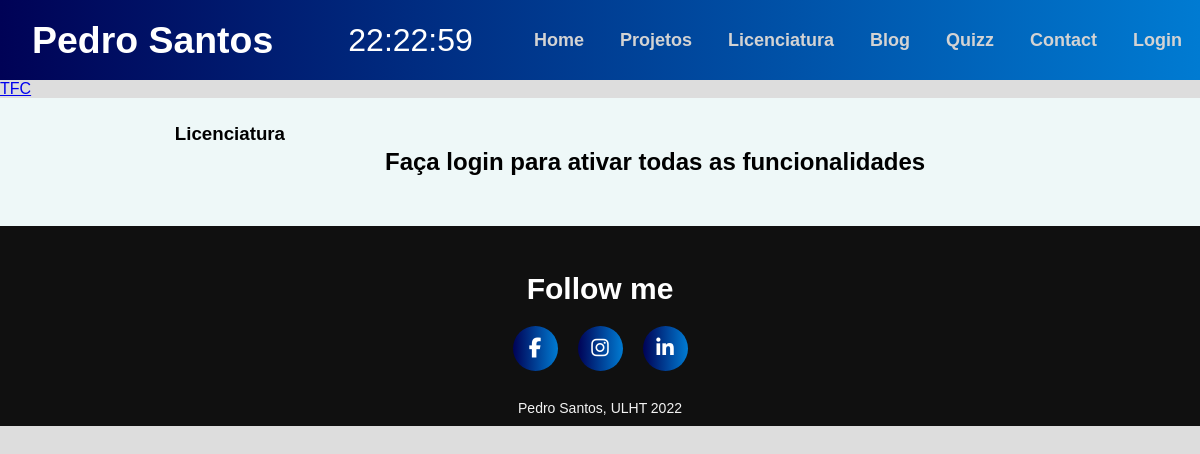
Before: /licenciatura with the older database file.
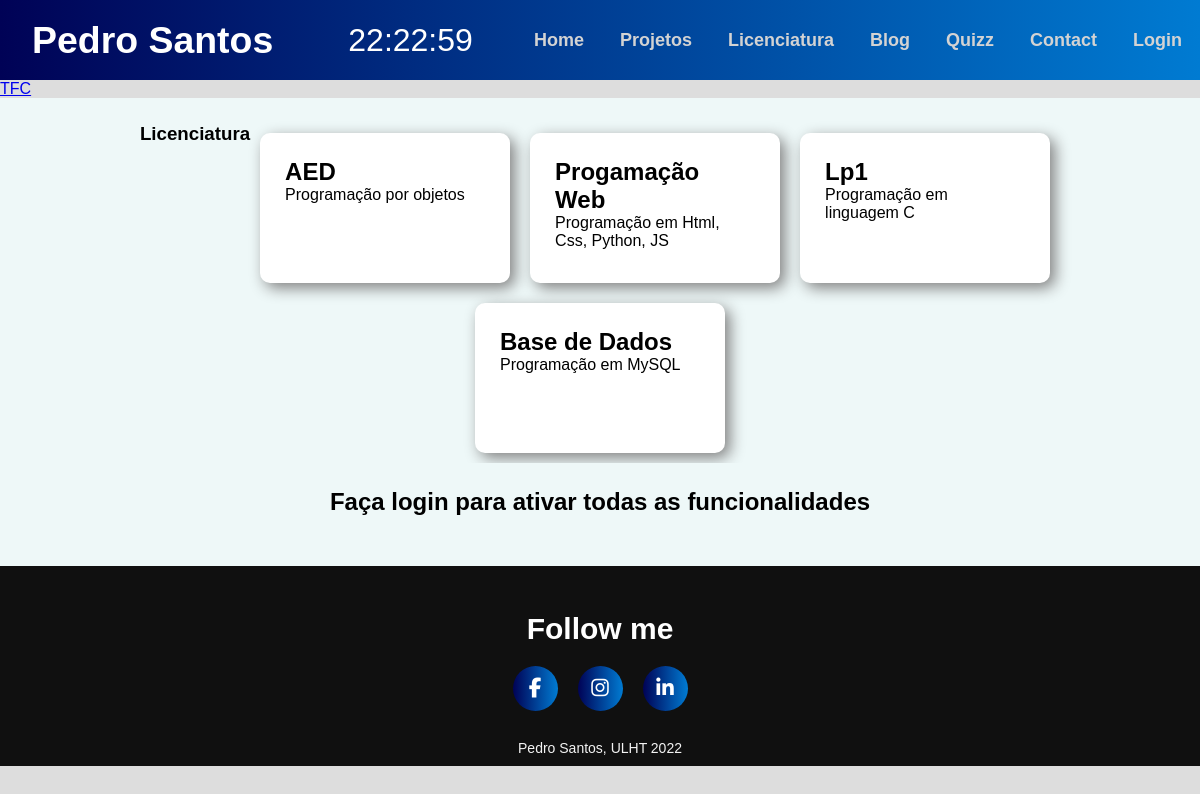
After: the same page with the newer database file.
### portfolio/models.py (models this page shows, shortened)
class Cadeira(models.Model):
    nome = models.CharField(max_length=20)
    ano = models.IntegerField()
    descricao = models.TextField()
    linguagens = models.ManyToManyField(Linguagem)
    docente_teorica = models.ForeignKey(Professor, on_delete=models.CASCADE)
    docentes_praticas = models.ManyToManyField(Professor, related_name='caderias')
    projetos = models.ManyToManyField(Projeto)

### portfolio/views.py (the view)
# urls.py: path('licenciatura', views.licenciatura_view, name='licenciatura'),
def licenciatura_view(request):
    form = CadeiraForm(request.POST or None)
    if form.is_valid():
        form.save()
        return HttpResponseRedirect(reverse('portfolio:licenciatura'))
    context = {'cadeiras': Cadeira.objects.all, 'form': form}
    return render(request, 'portfolio/licenciatura.html', context)

### portfolio/templates/portfolio/licenciatura.html
{% extends 'portfolio/layout.html' %}
{% block main %}
    {% load static %}
    <link rel="stylesheet" href="{% static 'portfolio/css/licenciatura.css' %}">
<a href="TFC">TFC</a>
    <div class="container">
        <h3>Licenciatura</h3>
        {% for cadeira in cadeiras %}
            <div>
                <h2>{{ cadeira.nome }}</h2>
                <p>{{ cadeira.descricao }}</p>
            </div>
        {% endfor %}
        {% if request.user.is_authenticated %}
            <form action="" method="POST">
                {% csrf_token %}
                {{ form.as_p }}
                <input type="submit" value="Gravar" class="botao botao-sucesso">
            </form>
            {% else %}
            <h2 class="container">Faça login para ativar todas as funcionalidades</h2>
        {% endif %}
    </div>
{% endblock %}

Changed rows visible on the page:
added Cadeira: nome "AED", descricao "Programação por objetos"
added Cadeira: nome "Progamação Web", descricao "Programação em Html, Css, Python, JS"
added Cadeira: nome "Lp1", descricao "Programação em linguagem C"
added Cadeira: nome "Base de Dados", descricao "Programação em MySQL"
